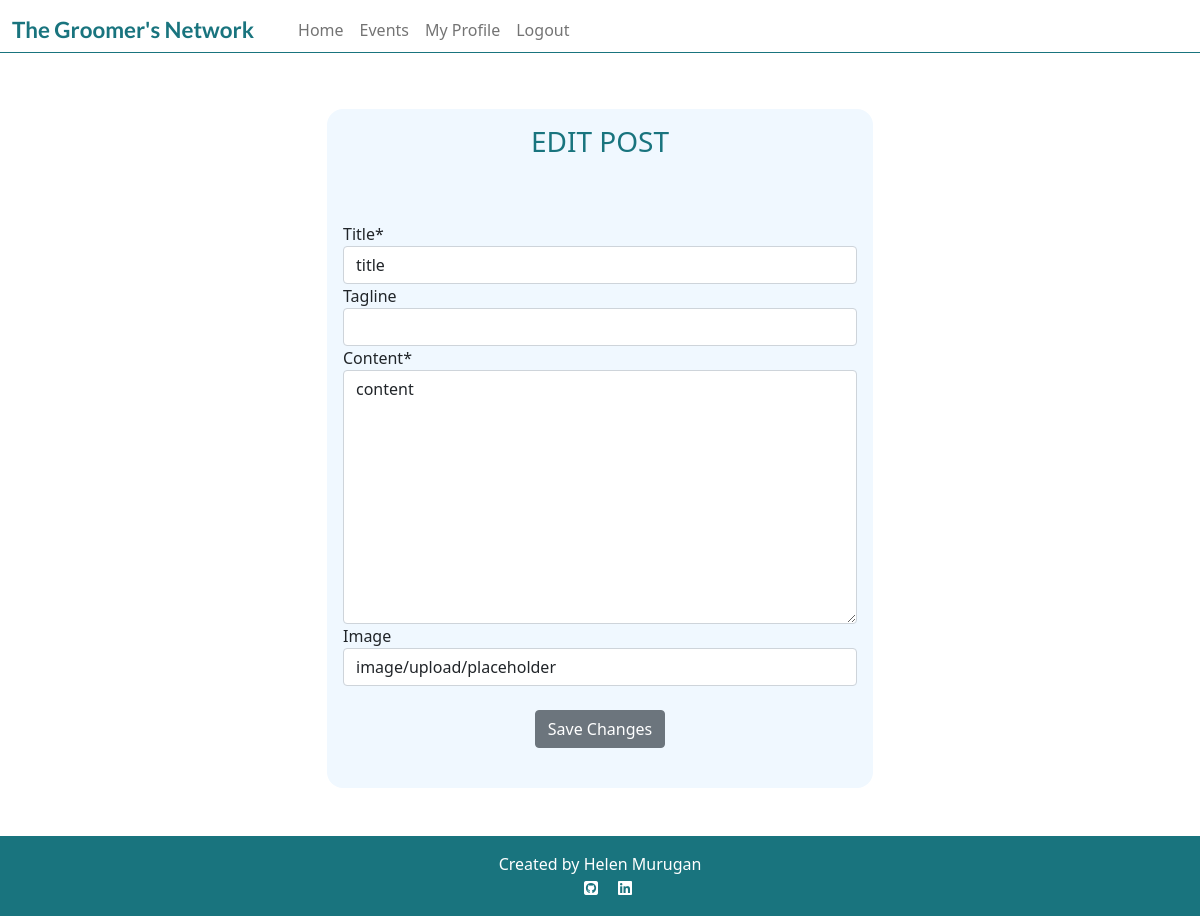
The page /posts/posts/update/spencers-post-20240115184109 (signed in) on the database its author committed.
### post/models.py (models this page shows, shortened)
class Post(models.Model):
    title = models.CharField(
        max_length=150,
        verbose_name="Title",
        )
    slug = models.SlugField(
        max_length=150,
        unique=True
        )
    author = models.ForeignKey(
        User,
        on_delete=models.CASCADE,
        related_name="post_posts"
    )
    content = models.TextField(
        blank=False,
        null=False,
    )
    featured_image = CloudinaryField(
        'image',
        default='placeholder',
        blank=True,
        null=True,
        )
    tagline = models.CharField(
        max_length=200,
        null=True,
        blank=True,
    )
    created_on = models.DateTimeField(
        auto_now_add=True
        )
    updated_on = models.DateTimeField(
        auto_now=True
        )
    likes = models.ManyToManyField(
        User,
        related_name='post_likes',
        blank=True,
        )
    class Meta:
        ordering = ["-created_on"]

### post/views.py (the view, shortened to what this page needs)
class PostUpdate(SuccessMessageMixin, LoginRequiredMixin, UpdateView):
    model = Post
    form_class = PostForm
    template_name = "post_update.html"
    success_message = "Your post has been updated!"
    def get_queryset(self):
        queryset = super().get_queryset()
        return queryset.filter(author=self.request.user)

### post/forms.py
class PostForm(forms.ModelForm):
    class Meta:
        model = Post
        fields = ('title', 'tagline', 'content', 'featured_image',)

### templates/post_update.html (shortened to what this page needs)
{% extends 'base.html' %}
{% load crispy_forms_tags %}
{% block content %}
<section>
    <div class="container my-5">
        <div class="row justify-content-center">
            <div class="col-md-8 col-lg-6">
                <div class="profile-card">
                    <div class="text-center">
                        <h3 class="card-body teal-text">EDIT POST</h3>
                    </div>
                    <div class=card-body>
                        <form method="post" enctype="multipart/form-data" class="mt-4">
                            {{ form | crispy }}
                            <div class="text-center">
                                <button type="submit" class="btn btn-secondary my-4">Save Changes</button>
                            </div>
                        </form>
                    </div>
                </div>
            </div>
        </div>
    </div>
</section>
{% endblock %}

### static/css/style.css (style rules this page uses)
.teal-text { color: #19747E }
.profile-card { background-color: aliceblue; border-radius: 1rem; }

### rows shown on the page
Post: title "title", content "content", featured_image "image/upload/placeholder"
